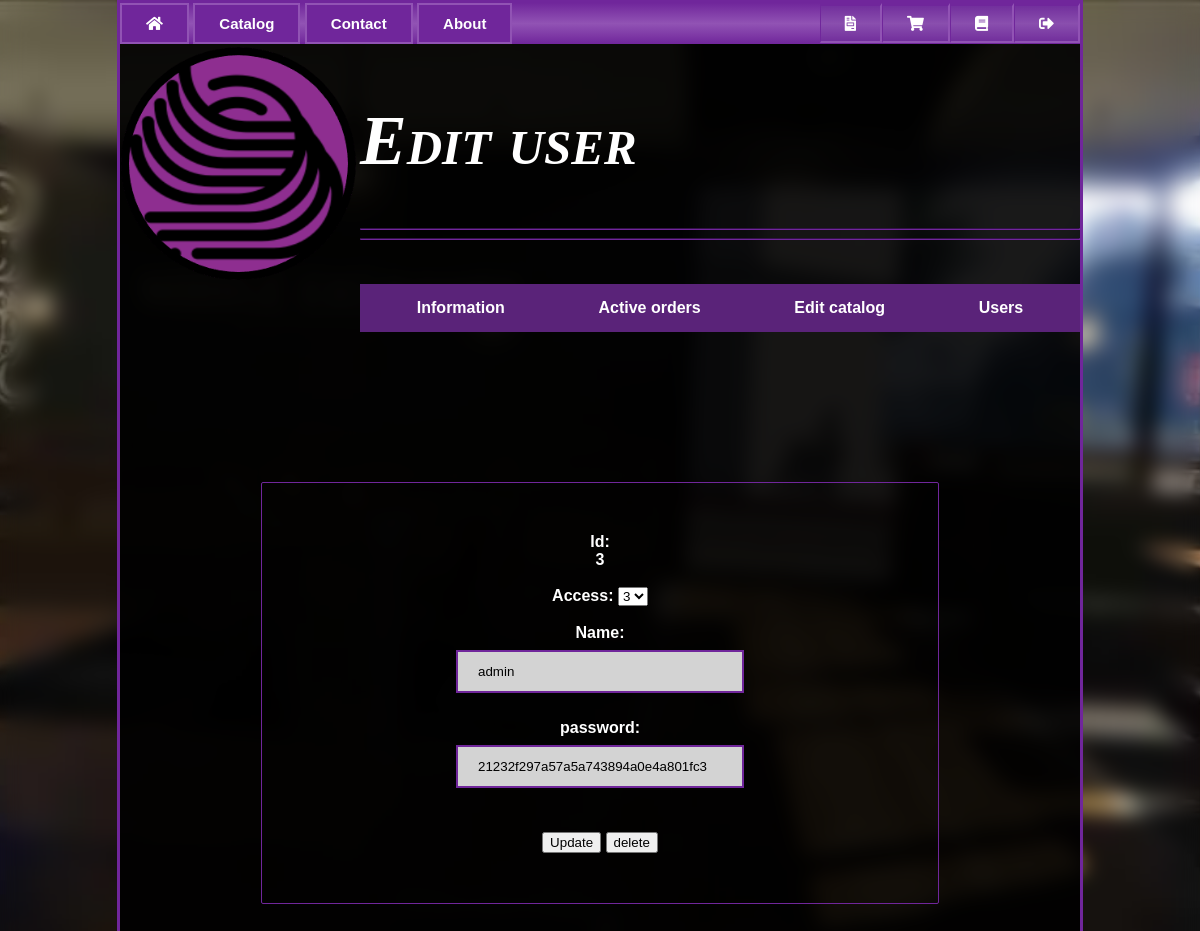
/admin/edit_user?id=3 (signed in), run on the app's committed database.
### tables this page shows
CREATE TABLE `users` (
  `id` int(11) NOT NULL,
  `username` varchar(25) NOT NULL,
  `email` varchar(128) NOT NULL,
  `password` varchar(128) NOT NULL,
  `access` int(11) NOT NULL DEFAULT 1
);

### include/system.php (called while the page is built, shortened)
<?php
include_once "database.php";
$db         = new db();

### include/database.php (called while the page is built, shortened)
<?php
Class db{
	public $debug = false;
    private function dbConect(){
		$this->conn = mysqli_connect(DB_HOST, DB_USER, DB_PASSWORD ,DB_NAME) or die ('Neizdevas savienoties ar datubazi!!');
		mysqli_set_charset($this->conn,'utf8');
		return $this->conn;
    }
	function getArray($query,$error=false){
		$data = array();
		$result=$this->result($query,$error);
		if ($result){
			while($row = mysqli_fetch_array($result,MYSQLI_ASSOC)){
				$data[] = $row;
			}
		}
		return $data;
	}
	function getArrayFirst($query,$error = false){
		$data = $this->getArray($query,$error);
		if ($data){
			return $data[0];
		}
		return $data;
	}
	function result($query,$error = false){
		if ($query){
			$conect = $this->dbConect();
			mysqli_query($conect,'SET SESSION sql_mode = ""');
			if ($error || $this->debug){
					$result=mysqli_query($conect,$query) or die("<b>" . $query . "</b><br>" . mysqli_error($conect));
			}else{
				$result=mysqli_query($conect,$query);
			}
			return $result;
		}
		return false;
	}
}

### admincontent/edit_user.php (the view, shortened to what this page needs)
<h1>Edit user</h1>
<hr>
<hr>
 <?php
    include_once "admin_nav.php";
 ?>
<?php
$id = $_GET['id'];
$user = $db->getArrayFirst("SELECT * FROM users
    WHERE id = $id");
echo '<div class="center">
<form method="post">
        <input type="hidden" name="id" value="' . $user['id'] . '">
        <div class="details">
        Id:
        <br>
        ' . $user['id'] . '
        <br><br>
       Access:
           <select name="access">
              <option value="1" '.($user['access'] == '1' ? 'selected' : '').'>1</option>
              <option value="2" '.($user['access'] == '2' ? 'selected' : '').'>2</option>
              <option value="3" '.($user['access'] == '3' ? 'selected' : '').'>3</option>
            </select>
        <br><br>
        Name:
        <br>
            <input type="text" name="username" value="' . $user['username'] . '">
        <br><br>
        password:
        <br>
            <input type="text" name="password" value="' . $user['password'] . '">
        <br><br><br>
        </div>
            <input type="submit" name="update" value="Update">
            <input type="submit" name="delete" value="delete">
      </form>
   </div>';
?>

### css/style.css (style rules this page uses)
body, html { margin: 0px; padding: 0px; background-color: black; font-family: Verdana, sans-serif; background-image: url("../images/bg.jpg"); background-repeat: no-repeat; background-attachment: fixed; background-size: cover; background-position: center; }
h1 { animation: fadeInAnimation ease 2s; animation-iteration-count: 1; animation-fill-mode: forwards; font: italic small-caps bold 70px Georgia, serif; padding-top: 10px; position: inherit; }
hr { animation: fadeInAnimation ease 3s; animation-iteration-count: 1; animation-fill-mode: forwards; background-color: rgb(112, 38, 155); border-color: rgb(112, 38, 155); padding-right: 20px; }
input[type=text], input[type=password] { width: 50%; margin: 8px; padding: 12px 20px; display: inline-block; border: 2px solid rgb(112, 38, 155); box-sizing: border-box; background-color: lightgray; }
.center { border: solid rgb(112, 38, 155) 1px; width: 60%; border-radius: 2px; margin: 150px auto; padding: 50px; text-align: center; }

### data on the page
users: id "3", access "3", username "admin", password "21232f297a57a5a743894a0e4a801fc3"
